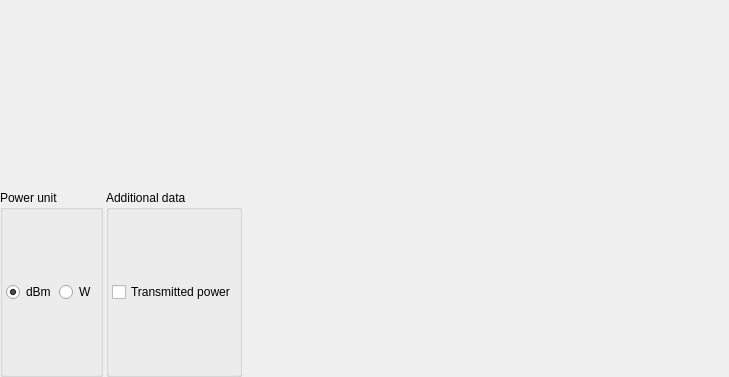
<?xml version="1.0" encoding="UTF-8"?>
<ui version="4.0">
 <class>NearFieldScanResult</class>
 <widget class="QWidget" name="NearFieldScanResult">
  <property name="geometry">
   <rect>
    <x>0</x>
    <y>0</y>
    <width>729</width>
    <height>377</height>
   </rect>
  </property>
  <property name="windowTitle">
   <string>Form</string>
  </property>
  <layout class="QGridLayout" name="gridLayout">
   <property name="margin">
    <number>0</number>
   </property>
   <property name="spacing">
    <number>3</number>
   </property>
   <item row="0" column="0" colspan="3">
    <widget class="MatplotlibWidget" name="graph"/>
   </item>
   <item row="1" column="1">
    <widget class="QGroupBox" name="additional">
     <property name="title">
      <string>Additional data</string>
     </property>
     <layout class="QHBoxLayout" name="horizontalLayout">
      <property name="spacing">
       <number>3</number>
      </property>
      <property name="margin">
       <number>3</number>
      </property>
      <item>
       <widget class="QCheckBox" name="transmittedPower">
        <property name="enabled">
         <bool>true</bool>
        </property>
        <property name="text">
         <string>Transmitted power</string>
        </property>
        <property name="checked">
         <bool>false</bool>
        </property>
       </widget>
      </item>
     </layout>
    </widget>
   </item>
   <item row="1" column="2">
    <spacer name="horizontalSpacer">
     <property name="orientation">
      <enum>Qt::Horizontal</enum>
     </property>
     <property name="sizeHint" stdset="0">
      <size>
       <width>229</width>
       <height>20</height>
      </size>
     </property>
    </spacer>
   </item>
   <item row="1" column="0">
    <widget class="QGroupBox" name="powerUnit">
     <property name="title">
      <string>Power unit</string>
     </property>
     <property name="flat">
      <bool>false</bool>
     </property>
     <layout class="QHBoxLayout" name="horizontalLayout_2">
      <property name="spacing">
       <number>3</number>
      </property>
      <property name="margin">
       <number>3</number>
      </property>
      <item>
       <widget class="QRadioButton" name="dBm">
        <property name="text">
         <string>dBm</string>
        </property>
        <property name="checked">
         <bool>true</bool>
        </property>
       </widget>
      </item>
      <item>
       <widget class="QRadioButton" name="W">
        <property name="text">
         <string>W</string>
        </property>
       </widget>
      </item>
     </layout>
    </widget>
   </item>
  </layout>
 </widget>
 <customwidgets>
  <customwidget>
   <class>MatplotlibWidget</class>
   <extends>QWidget</extends>
   <header>matplotlibwidget</header>
  </customwidget>
 </customwidgets>
 <resources/>
 <connections/>
</ui>
